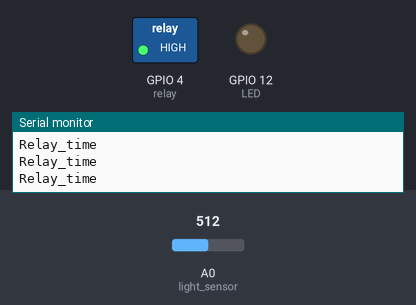
A sketch run on a simulated ESP8266 (NodeMCU). Shown: switched loads named in the sketch (green lamp = pin HIGH), output pins drawn as LEDs (lit = HIGH), the last lines printed to the serial monitor. The inputs (shaded band) are chosen by the test bench; at power-on: A0 (light_sensor) = 512. WiFi joins after 1.5 s; servers stay silent unless stated.

Above: at 3.2 s.
3.3 s: A0 (light_sensor) set to 716
At 6.5 s:
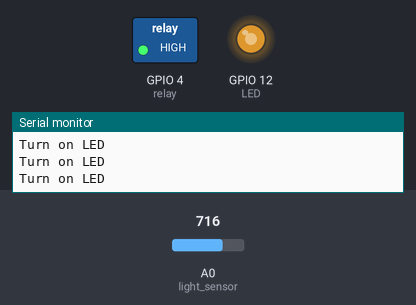
9.7 s: A0 (light_sensor) set to 407
At 15.3 s:
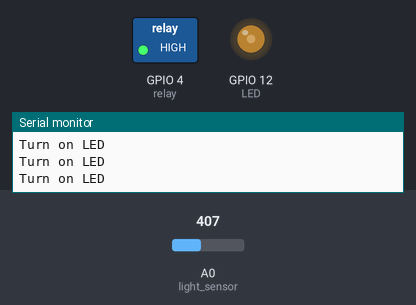
17.9 s: A0 (light_sensor) set to 382
26.2 s: A0 (light_sensor) set to 122
34.4 s: A0 (light_sensor) set to 900
Timing chart, 0 to 42.7 s (numbered marks = the images above; inputs shaded):
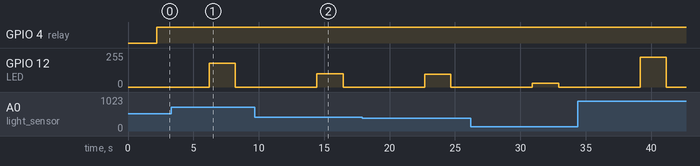

The sketch:

Arduino.ino
```cpp
#include <ESP8266WiFi.h>
#include <ESP8266HTTPClient.h>

const char* ssid = "Your SSID here";
const char* password = "Your Password here";

struct States {
  int state1;
  int state2;
  int state3;
  int state4;
};

int relay = 4;
#define light_sensor A0
int LED = 12;

States get_data() {
  HTTPClient http;
  WiFiClient client;

  http.begin(client, "http://104.28.60.68:8000/data");
  int httpResponseCode = http.GET();
  States timedelay;

  if (httpResponseCode == HTTP_CODE_OK) {
    String response = http.getString();
    Serial.println("Response received:");
    Serial.println(response);

    String state1, state2, state3, state4;

    int startIndex = response.indexOf("\"state1\":\"") + 10;
    int endIndex = response.indexOf("\"", startIndex);
    state1 = response.substring(startIndex, endIndex);

    startIndex = response.indexOf("\"state2\":\"") + 10;
    endIndex = response.indexOf("\"", startIndex);
    state2 = response.substring(startIndex, endIndex);

    startIndex = response.indexOf("\"state3\":\"") + 10;
    endIndex = response.indexOf("\"", startIndex);
    state3 = response.substring(startIndex, endIndex);

    startIndex = response.indexOf("\"state4\":\"") + 10;
    endIndex = response.indexOf("\"", startIndex);
    state4 = response.substring(startIndex, endIndex);

    Serial.println("State 1: " + state1);
    Serial.println("State 2: " + state2);
    Serial.println("State 3: " + state3);
    Serial.println("State 4: " + state4);

    int state1Val = state1.toInt();
    int state2Val = state2.toInt();
    int state3Val = state3.toInt();
    int state4Val = state4.toInt();

    timedelay.state1 = state1Val;
    timedelay.state2 = state2Val;
    timedelay.state3 = state3Val;
    timedelay.state4 = state4Val;
  } else {
    Serial.print("Error: ");
    Serial.println(httpResponseCode);
    timedelay.state1 = 2;
    timedelay.state2 = 2;
    timedelay.state3 = 2;
    timedelay.state4 = 2;
  }

  http.end();
  return timedelay;
}

void setup() {
  Serial.begin(9600);
  pinMode(relay, OUTPUT);
  pinMode(LED, OUTPUT);

  WiFi.begin(ssid, password);
  while (WiFi.status() != WL_CONNECTED) {
    delay(1000);
    Serial.println("Connecting to WiFi...");
  }

  Serial.println("Connected to WiFi");
}

void loop() {
  States result = get_data();
  Serial.print("Value 1: ");
  Serial.println(result.state1);
  Serial.print("Value 2: ");
  Serial.println(result.state2);
  Serial.print("Value 3: ");
  Serial.println(result.state3);
  Serial.print("Value 4: ");
  Serial.println(result.state4);

  unsigned long currentTime = millis();

  unsigned long relayEndTime = currentTime + (result.state1 * 1000);
  while (millis() < relayEndTime) {
    Serial.println("Relay_time");
    digitalWrite(relay, HIGH);
  }

  unsigned long lightEndTime = millis() + (result.state2 * 1000);
  int count = 0;
  int sum = 0;
  int avg = 0;
  while (millis() < lightEndTime) {
    int sensorValue = analogRead(light_sensor);
    int mappedValue = map(sensorValue, 0, 1023, 0, 255);
    sum += mappedValue;
    count++;
    delay(1000);
  }
  avg = sum / count;
  Serial.println(avg);

  unsigned long LEDEndTime = millis() + (result.state3 * 1000);
  while (millis() < LEDEndTime) {
    analogWrite(LED, avg);
    Serial.println("Turn on LED");
  }
  analogWrite(LED, 0);
  Serial.println("LED OFF");

  Serial.println("suspended");
  delay(result.state4 * 1000);
}
```
